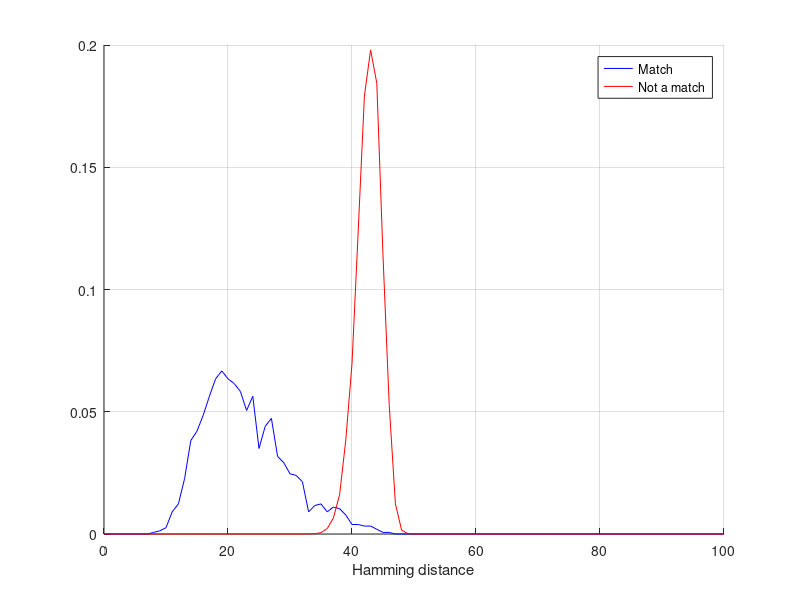

Recreate this plot in MATLAB.
function histplot( )

M = dlmread('matching.txt', '\n');
N = dlmread('not_matching.txt', '\n');
lM = length(M);
lN = length(N);

x = 0:1:100;
m = hist(M,x);
n = hist(N,x);

m = m./sum(m);
n = n./sum(n);

hold on
grid on
xlabel('Hamming distance')

plot(x,m,'b',x,n,'r');
legend('Match', 'Not a match');
hold off